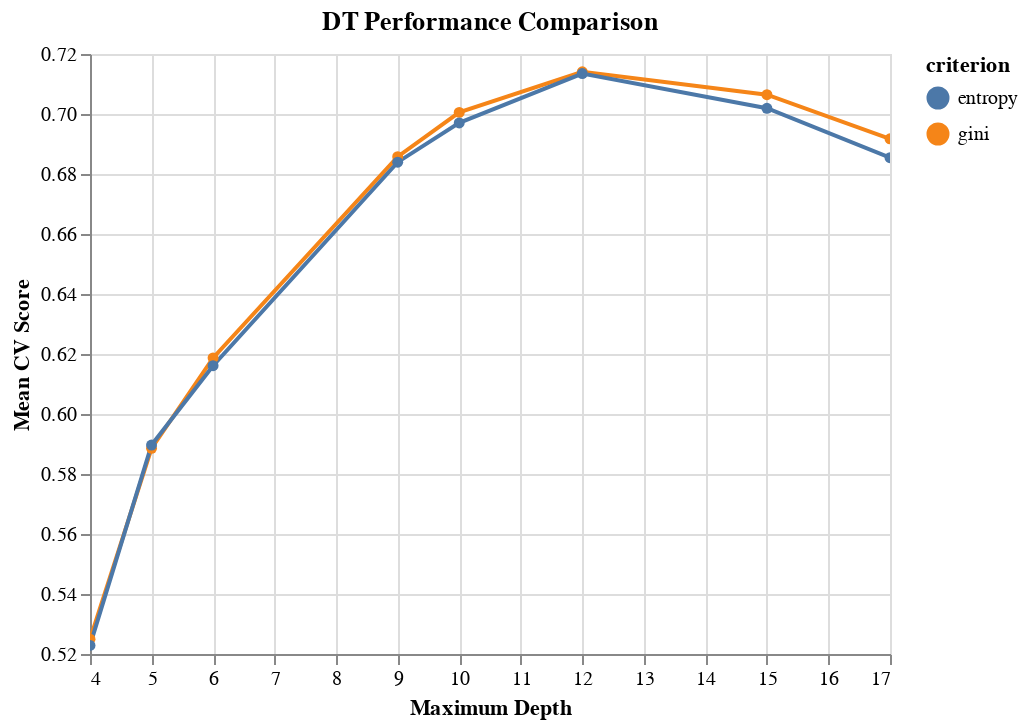

The code cell stored with this chart in its notebook:
### Code cell
alt.Chart(result_dt,title='DT Performance Comparison').mark_line(point=True).encode(alt.X('max_depth', title='Maximum Depth'),
alt.Y('test_score', title='Mean CV Score', aggregate='average', scale=alt.Scale(zero=False)),color='criterion'
).interactive()

### Figure 1 — Vega-Lite specification as saved in the notebook (floating-point values rounded to 4 significant figures)
{"config": {"view": {"continuousWidth": 400, "continuousHeight": 300}}, "data": {"name": "data-7a9df421e23c180757a1fc0ce3ad0fac"}, "mark": {"type": "line", "point": true}, "encoding": {"color": {"type": "nominal", "field": "criterion"}, "x": {"type": "quantitative", "field": "max_depth", "title": "Maximum Depth"}, "y": {"type": "quantitative", "aggregate": "average", "field": "test_score", "scale": {"zero": false}, "title": "Mean CV Score"}}, "selection": {"selector003": {"type": "interval", "bind": "scales", "encodings": ["x", "y"]}}, "title": "DT Performance Comparison", "$schema": "https://vega.github.io/schema/vega-lite/v4.8.1.json", "datasets": {"data-7a9df421e23c180757a1fc0ce3ad0fac": [{"criterion": "gini", "max_depth": 4, "min_samples_split": 2, "test_score": 0.5249}, {"criterion": "gini", "max_depth": 4, "min_samples_split": 3, "test_score": 0.5249}, {"criterion": "gini", "max_depth": 5, "min_samples_split": 2, "test_score": 0.5885}, {"criterion": "gini", "max_depth": 5, "min_samples_split": 3, "test_score": 0.5885}, {"criterion": "gini", "max_depth": 6, "min_samples_split": 2, "test_score": 0.6187}, {"criterion": "gini", "max_depth": 6, "min_samples_split": 3, "test_score": 0.6187}, {"criterion": "gini", "max_depth": 9, "min_samples_split": 2, "test_score": 0.6858}, {"criterion": "gini", "max_depth": 9, "min_samples_split": 3, "test_score": 0.6858}, {"criterion": "gini", "max_depth": 10, "min_samples_split": 2, "test_score": 0.7005}, {"criterion": "gini", "max_depth": 10, "min_samples_split": 3, "test_score": 0.7005}, {"criterion": "gini", "max_depth": 12, "min_samples_split": 2, "test_score": 0.7141}, {"criterion": "gini", "max_depth": 12, "min_samples_split": 3, "test_score": 0.7141}, {"criterion": "gini", "max_depth": 15, "min_samples_split": 2, "test_score": 0.7065}, {"criterion": "gini", "max_depth": 15, "min_samples_split": 3, "test_score": 0.7063}, {"criterion": "gini", "max_depth": 17, "min_samples_split": 2, "test_score": 0.6918}, {"criterion": "gini", "max_depth": 17, "min_samples_split": 3, "test_score": 0.6917}, {"criterion": "entropy", "max_depth": 4, "min_samples_split": 2, "test_score": 0.5229}, {"criterion": "entropy", "max_depth": 4, "min_samples_split": 3, "test_score": 0.5229}, {"criterion": "entropy", "max_depth": 5, "min_samples_split": 2, "test_score": 0.5897}, {"criterion": "entropy", "max_depth": 5, "min_samples_split": 3, "test_score": 0.5897}, {"criterion": "entropy", "max_depth": 6, "min_samples_split": 2, "test_score": 0.6161}, {"criterion": "entropy", "max_depth": 6, "min_samples_split": 3, "test_score": 0.6161}, {"criterion": "entropy", "max_depth": 9, "min_samples_split": 2, "test_score": 0.6839}, {"criterion": "entropy", "max_depth": 9, "min_samples_split": 3, "test_score": 0.684}, {"criterion": "entropy", "max_depth": 10, "min_samples_split": 2, "test_score": 0.6971}, {"criterion": "entropy", "max_depth": 10, "min_samples_split": 3, "test_score": 0.697}, {"criterion": "entropy", "max_depth": 12, "min_samples_split": 2, "test_score": 0.7134}, {"criterion": "entropy", "max_depth": 12, "min_samples_split": 3, "test_score": 0.7135}, {"criterion": "entropy", "max_depth": 15, "min_samples_split": 2, "test_score": 0.7021}, {"criterion": "entropy", "max_depth": 15, "min_samples_split": 3, "test_score": 0.7017}, {"criterion": "entropy", "max_depth": 17, "min_samples_split": 2, "test_score": 0.6856}, {"criterion": "entropy", "max_depth": 17, "min_samples_split": 3, "test_score": 0.6852}]}}
